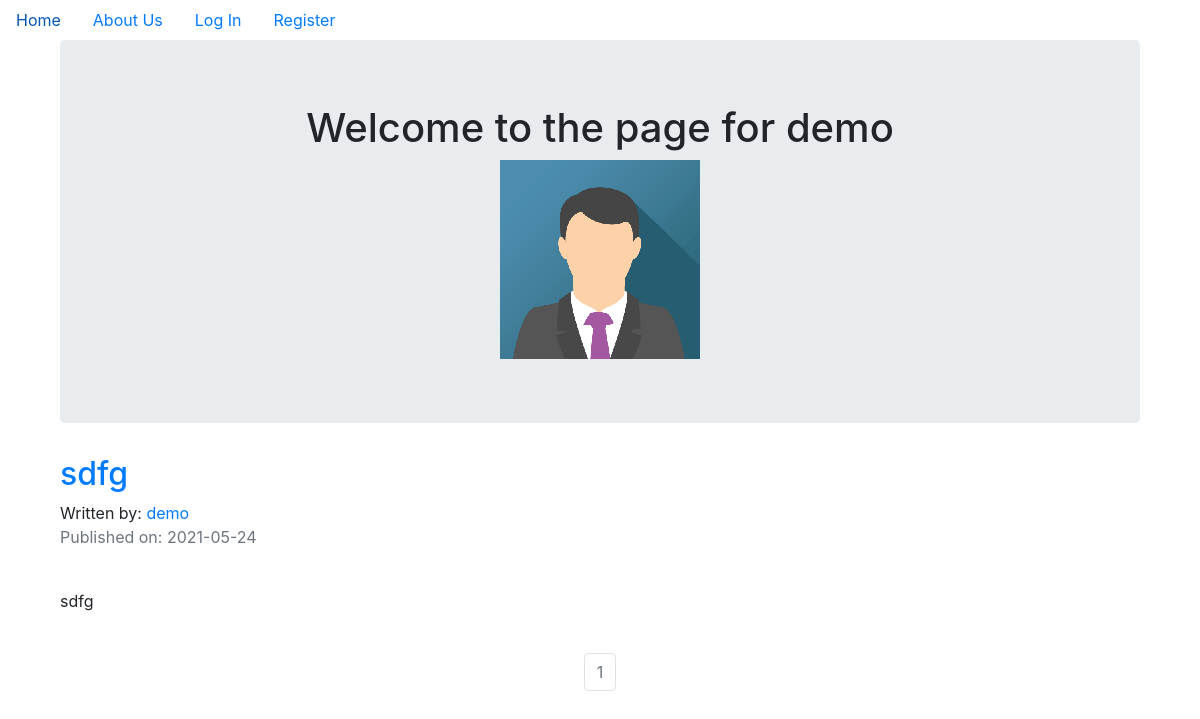
The app's page /demo with its own data.
### techblog/models.py (models this page shows, shortened)
class User(db.Model, UserMixin):
    __tablename__ = 'users'
    id = db.Column(db.Integer, primary_key = True)
    profile_image = db.Column(db.String(20), nullable=False, default='default_profile.png')
    email = db.Column(db.String(64), unique=True, index=True)
    username = db.Column(db.String(64), unique=True, index=True)
    password_hash = db.Column(db.String(128))
    posts = db.relationship('BlogPost', backref='author', lazy=True)

class BlogPost(db.Model):
    users = db.relationship(User)
    id = db.Column(db.Integer, primary_key=True)
    user_id = db.Column(db.Integer, db.ForeignKey('users.id'), nullable=False)
    date = db.Column(db.DateTime, nullable=False, default=datetime.utcnow)
    title = db.Column(db.String(140), nullable=False)
    text = db.Column(db.Text, nullable=False)

### techblog/users/views.py (the view)
@users.route("/<username>")
def user_posts(username):
    page = request.args.get('page', 1, type=int)
    user = User.query.filter_by(username=username).first_or_404()
    blog_posts = BlogPost.query.filter_by(author=user).order_by(BlogPost.date.desc()).paginate(page=page, per_page=5)
    return render_template('user_blog_posts.html', blog_posts=blog_posts, user=user)

### techblog/templates/user_blog_posts.html (shortened to what this page needs)
{% extends "base.html" %}
{% block content %}
<div class="container">
  <div class="jumbotron">
    <div align='center'>
      <h1 >Welcome to the page for {{user.username}}</h1>
      <img align='center' src="{{ url_for('static', filename='profile_pics/' + user.profile_image) }}">
    </div>
  </div>
{% for post in blog_posts.items %}
          <h2><a href="{{ url_for('blog_posts.blog_post', blog_post_id=post.id) }}">{{ post.title }}</a></h2>
          Written by: <a href="{{ url_for('users.user_posts', username=post.author.username) }}">{{ post.author.username }}</a>
          <p class="text-muted">Published on: {{ post.date.strftime('%Y-%m-%d') }}</p>
          <br>
            <p>{{post.text}}</p>
          <br>
{% endfor %}
</div>
<nav aria-label="Page navigation example">
  <ul class="pagination justify-content-center">
    {% for page_num in blog_posts.iter_pages(left_edge=1, right_edge=1, left_current=1, right_current=2) %}
            {% if blog_posts.page == page_num %}
              <li class="page-item disabled">
                <a class="page-link" href="{{ url_for('users.user_posts', username=user.username, page=page_num) }}">{{ page_num }}</a></li>
            {% else %}
              <li class="page-item"><a class="page-link" href="{{ url_for('users.user_posts', username=user.username, page=page_num) }}">{{ page_num }}</a></li>
            {% endif %}
    {% endfor %}
</nav>
{% endblock content %}

### records on screen
User: username "demo", profile_image (picture)
BlogPost: title "sdfg", author.username "demo", date "2021-05-24", text "sdfg"

### other values on screen
{{ page_num }} "1"
